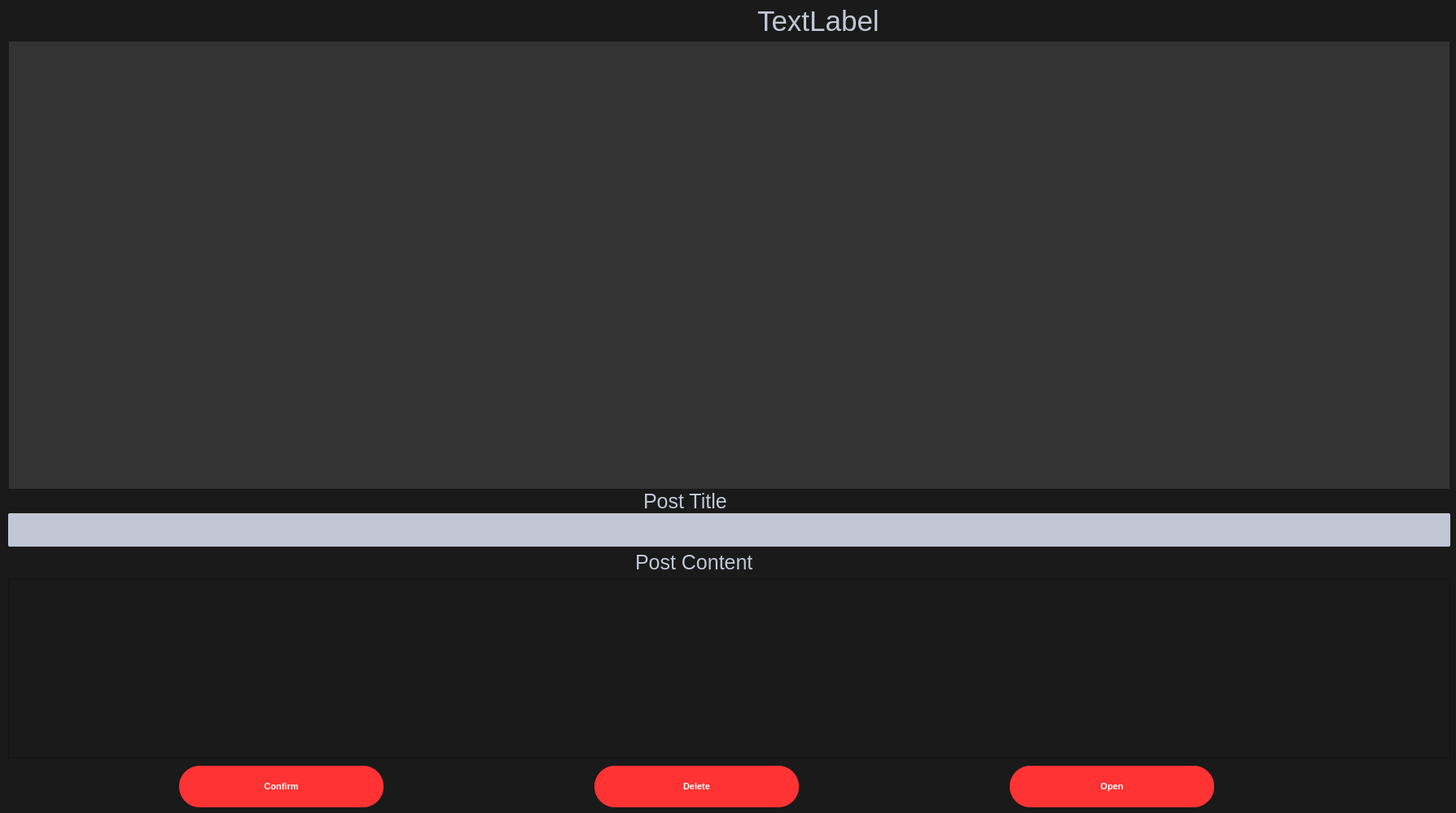
<?xml version="1.0" encoding="UTF-8"?>
<ui version="4.0">
 <class>PostsDialog</class>
 <widget class="QDialog" name="PostsDialog">
  <property name="geometry">
   <rect>
    <x>0</x>
    <y>0</y>
    <width>1788</width>
    <height>998</height>
   </rect>
  </property>
  <property name="windowTitle">
   <string>Dialog</string>
  </property>
  <property name="styleSheet">
   <string notr="true">
QWidget
{
	background-color: #1a1a1a;
	color: #000000;

}


/*-----QLabel-----*/
QLabel
{
	background-color: transparent;
	color: #c2c7d5;
	font-size: 25px;

}


/*-----QPushButton-----*/
QPushButton
{
	background-color: #ff3333;
	color: #fff;
	font-size: 11px;
	font-weight: bold;
	border: none;
	border-radius: 25px;
	padding: 5px;

}


QPushButton::disabled
{
	background-color: #5c5c5c;

}


QPushButton::pressed
{
	background-color: #ff4747;

}


/*-----QCheckBox-----*/
QCheckBox
{
	background-color: transparent;
	color: #fff;
	font-size: 10px;
	font-weight: bold;
	border: none;
	border-radius: 5px;

}


/*-----QCheckBox-----*/
QCheckBox::indicator
{
    color: #b1b1b1;
    background-color: #323232;
    border: 1px solid darkgray;
    width: 12px;
    height: 12px;

}


QCheckBox::indicator:checked
{
    image:url(&quot;./ressources/check.png&quot;);
	background-color: #ff3333;
    border: 1px solid #ff3333;

}


QCheckBox::indicator:unchecked:hover
{
    border: 1px solid #ff3333;

}


QCheckBox::disabled
{
	color: #656565;

}


QCheckBox::indicator:disabled
{
	background-color: #656565;
	color: #656565;
    border: 1px solid #656565;

}


/*-----QLineEdit-----*/
QLineEdit
{
	background-color: #c2c7d5;
	color: #000;
	font-weight: bold;
	border: none;
	border-radius: 2px;
	padding: 3px;

}


/*-----QListView-----*/
QListView
{
	background-color: #333333;
	color: #fff;
	font-size: 12px;
	font-weight: bold;
	border: 1px solid #191919;
	show-decoration-selected: 0;
	padding-left: -13px;
	padding-right: -13px;

}


QListView::item
{
	color: #31cecb;
	background-color: #454e5e;
	border: none;
	padding: 5px;
	border-radius: 0px;
	padding-left : 10px;
	height: 42px;

}

QListView::item:selected
{
	color: #000;
	background-color: #ff3333;

}


QListView::item:!selected
{
	color:white;
	background-color: transparent;
	border: none;
	padding-left : 10px;

}


QListView::item:!selected:hover
{
	color: #000;
	background-color: #bcbdbb;
	border: none;
	padding-left : 10px;

}


/*-----QTreeView-----*/
QTreeView 
{
	background-color: #252525;
	show-decoration-selected: 0;
	color: #c2c8d7;

}


QTreeView::item 
{
	border-top-color: transparent;
	border-bottom-color: transparent;

}


QTreeView::item:hover 
{
	background-color: #bcbdbb;
	color: #000;

}


QTreeView::item:selected 
{
	background-color: #ff3333;
	color: #000;

}


QTreeView::item:selected:active
{
	background-color: #ff3333;
	color: #000;

}


QTreeView::branch:has-children:!has-siblings:closed,
QTreeView::branch:closed:has-children:has-siblings 
{
	image: url(://tree-closed.png);

}

QTreeView::branch:open:has-children:!has-siblings,
QTreeView::branch:open:has-children:has-siblings  
{
	image: url(://tree-open.png);

}


/*-----QTableView &amp; QTableWidget-----*/
QTableView
{
    background-color: #252525;
	border: 1px solid gray;
    color: #f0f0f0;
    gridline-color: gray;
    outline : 0;

}


QTableView::disabled
{
    background-color: #242526;
    border: 1px solid #32414B;
    color: #656565;
    gridline-color: #656565;
    outline : 0;

}


QTableView::item:hover 
{
    background-color: #bcbdbb;
    color: #000;

}


QTableView::item:selected 
{
	background-color: #ff3333;
    color: #000;

}


QTableView::item:selected:disabled
{
    background-color: #1a1b1c;
    border: 2px solid #525251;
    color: #656565;

}


QTableCornerButton::section
{
	background-color: #343a49;
    color: #fff;

}


QHeaderView::section
{
	color: #fff;
	border-top: 0px;
	border-bottom: 1px solid gray;
	border-right: 1px solid gray;
	background-color: #343a49;
    margin-top:1px;
	margin-bottom:1px;
	padding: 5px;

}


QHeaderView::section:disabled
{
    background-color: #525251;
    color: #656565;

}


QHeaderView::section:checked
{
    color: #000;
    background-color: #ff3333;

}


QHeaderView::section:checked:disabled
{
    color: #656565;
    background-color: #525251;

}


QHeaderView::section::vertical::first,
QHeaderView::section::vertical::only-one
{
    border-top: 1px solid #353635;

}


QHeaderView::section::vertical
{
    border-top: 1px solid #353635;

}


QHeaderView::section::horizontal::first,
QHeaderView::section::horizontal::only-one
{
    border-left: 1px solid #353635;

}


QHeaderView::section::horizontal
{
    border-left: 1px solid #353635;

}


/*-----QScrollBar-----*/
QScrollBar:horizontal 
{
    background-color: transparent;
    height: 8px;
    margin: 0px;
    padding: 0px;

}


QScrollBar::handle:horizontal 
{
    border: none;
	min-width: 100px;
    background-color: #9b9b9b;

}


QScrollBar::add-line:horizontal, 
QScrollBar::sub-line:horizontal,
QScrollBar::add-page:horizontal, 
QScrollBar::sub-page:horizontal 
{
    width: 0px;
    background-color: transparent;

}


QScrollBar:vertical 
{
    background-color: transparent;
    width: 8px;
    margin: 0;

}


QScrollBar::handle:vertical 
{
    border: none;
	min-height: 100px;
    background-color: #9b9b9b;

}


QScrollBar::add-line:vertical, 
QScrollBar::sub-line:vertical,
QScrollBar::add-page:vertical, 
QScrollBar::sub-page:vertical 
{
    height: 0px;
    background-color: transparent;

}
QToolBox {
    background-color: #1a1a1a;
    color: #c2c7d5;
    font-size: 13px;
}

QToolBox::tab {
    background-color: #333333;
    color: #fff;
    border: none;
    padding: 8px;
}

QToolBox::tab:selected {
    background-color: #ff3333;
}

QToolBox::tab:hover {
    background-color: #454e5e;
}

QToolBox::tab:!selected:hover {
    background-color: #454e5e;
}

QToolBox::tab:disabled {
    background-color: #656565;
    color: #656565;
}

QToolBox::tab:selected:disabled {
    background-color: #656565;
}

QToolBox::tab:first {
    border-top-left-radius: 5px;
}

QToolBox::tab:last {
    border-top-right-radius: 5px;
}

QToolBox::tab:only-one {
    border-radius: 5px;
}
QTabWidget {
    background-color: #1a1a1a;
    color: #c2c7d5;
    font-size: 13px;
}

QTabWidget::tab-bar {
    left: 5px;
}

QTabBar::tab {
    background-color: #333333;
    color: #fff;
    border: none;
    padding: 8px;
}

QTabBar::tab:selected {
    background-color: #ff3333;
}

QTabBar::tab:hover {
    background-color: #454e5e;
}

QTabBar::tab:!selected:hover {
    background-color: #454e5e;
}

QTabBar::tab:disabled {
    background-color: #656565;
    color: #656565;
}

QTabBar::tab:selected:disabled {
    background-color: #656565;
}

QTabBar::tab:first {
    border-top-left-radius: 5px;
}

QTabBar::tab:last {
    border-top-right-radius: 5px;
}

QTabBar::tab:only-one {
    border-radius: 5px;
}
</string>
  </property>
  <widget class="QLineEdit" name="lineEdit">
   <property name="geometry">
    <rect>
     <x>10</x>
     <y>630</y>
     <width>1771</width>
     <height>41</height>
    </rect>
   </property>
  </widget>
  <widget class="QLabel" name="label">
   <property name="geometry">
    <rect>
     <x>790</x>
     <y>600</y>
     <width>121</width>
     <height>31</height>
    </rect>
   </property>
   <property name="text">
    <string>Post Title</string>
   </property>
  </widget>
  <widget class="QLabel" name="label_2">
   <property name="geometry">
    <rect>
     <x>780</x>
     <y>680</y>
     <width>191</width>
     <height>21</height>
    </rect>
   </property>
   <property name="text">
    <string>Post Content</string>
   </property>
  </widget>
  <widget class="QPushButton" name="pushButton">
   <property name="geometry">
    <rect>
     <x>220</x>
     <y>940</y>
     <width>251</width>
     <height>51</height>
    </rect>
   </property>
   <property name="text">
    <string>Confirm</string>
   </property>
  </widget>
  <widget class="QListWidget" name="listWidget">
   <property name="geometry">
    <rect>
     <x>10</x>
     <y>50</y>
     <width>1771</width>
     <height>551</height>
    </rect>
   </property>
   <property name="styleSheet">
    <string notr="true">
QListWidget{
	font-size :18px;

}
QListWidget::item {
    height: 80px;
}</string>
   </property>
  </widget>
  <widget class="QPushButton" name="pushButton_3">
   <property name="geometry">
    <rect>
     <x>730</x>
     <y>940</y>
     <width>251</width>
     <height>51</height>
    </rect>
   </property>
   <property name="text">
    <string>Delete</string>
   </property>
  </widget>
  <widget class="QTextEdit" name="textEdit">
   <property name="geometry">
    <rect>
     <x>10</x>
     <y>710</y>
     <width>1771</width>
     <height>221</height>
    </rect>
   </property>
   <property name="styleSheet">
    <string notr="true">QTextEdit{
	background-color: #c2c7d5;
	color: #000;
	font-weight: bold;
	border: none;
	border-radius: 2px;
	padding: 3px;
};

</string>
   </property>
  </widget>
  <widget class="QPushButton" name="pushButton_4">
   <property name="geometry">
    <rect>
     <x>1240</x>
     <y>940</y>
     <width>251</width>
     <height>51</height>
    </rect>
   </property>
   <property name="text">
    <string>Open</string>
   </property>
  </widget>
  <widget class="QLabel" name="label_3">
   <property name="geometry">
    <rect>
     <x>930</x>
     <y>0</y>
     <width>401</width>
     <height>51</height>
    </rect>
   </property>
   <property name="styleSheet">
    <string notr="true">QLabel{
font-size : 35px;}</string>
   </property>
   <property name="text">
    <string>TextLabel</string>
   </property>
  </widget>
 </widget>
 <resources/>
 <connections/>
</ui>
